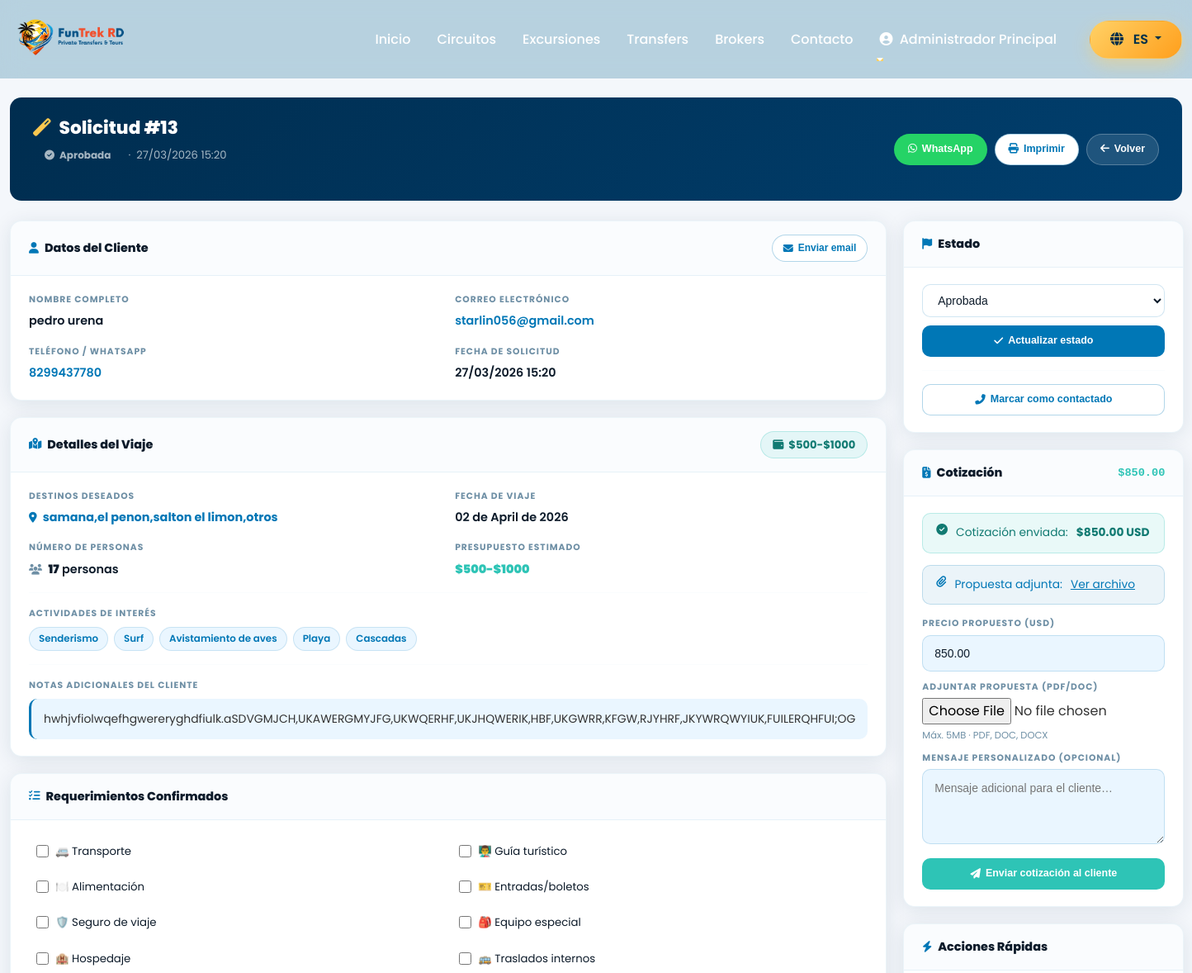
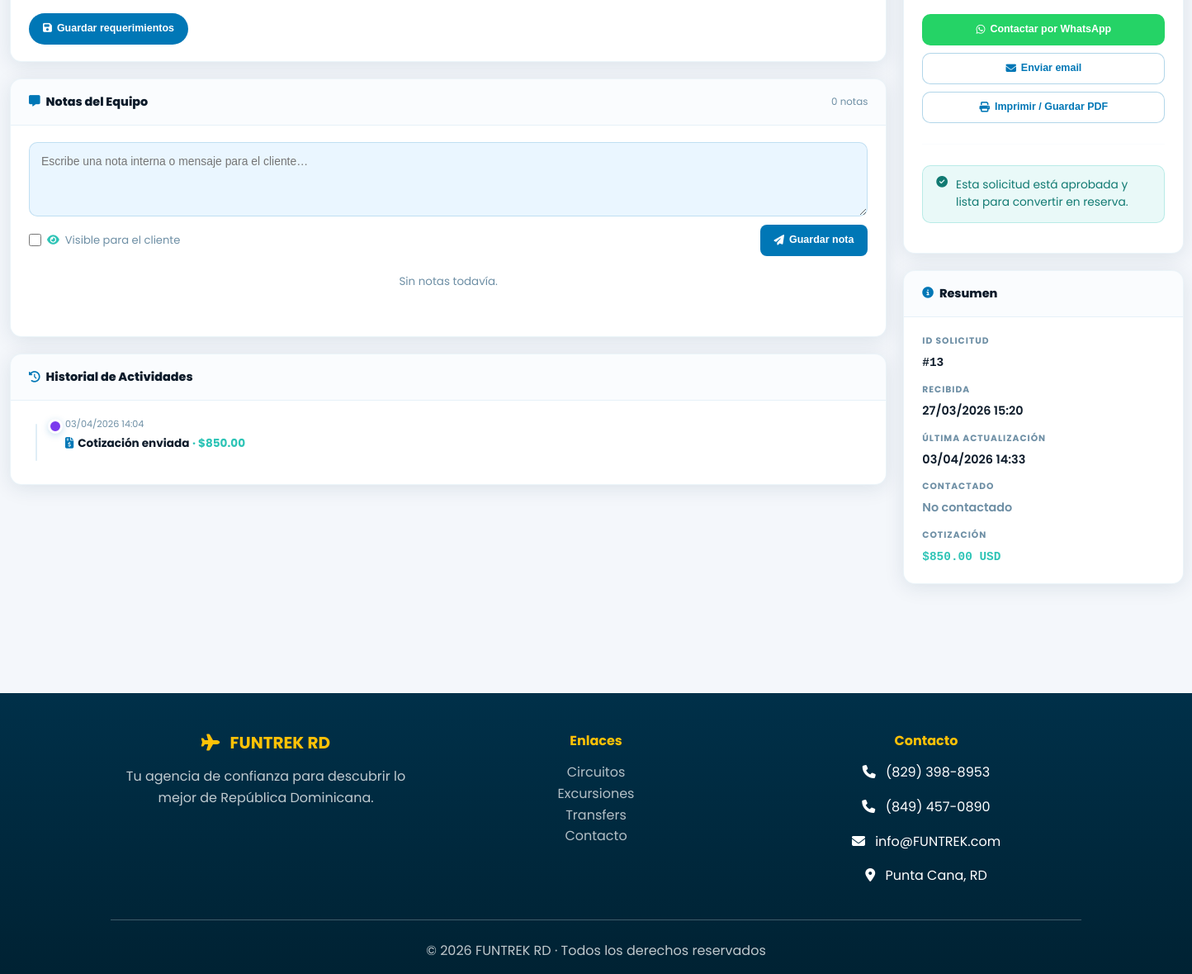
The page /public/admin/custom_request_view/13 (signed in) on the database its author committed (2 pictures, top to bottom).
### tables this page shows
CREATE TABLE `custom_excursion_requests` (
  `id` int(11) NOT NULL,
  `customer_name` varchar(255) NOT NULL,
  `customer_email` varchar(255) NOT NULL,
  `customer_phone` varchar(50) DEFAULT NULL,
  `destinations` text NOT NULL COMMENT 'Destinos deseados',
  `activities` text DEFAULT NULL COMMENT 'Actividades de interés',
  `travel_date` date DEFAULT NULL,
  `people_count` int(11) DEFAULT 1,
  `budget` varchar(100) DEFAULT NULL,
  `additional_notes` text DEFAULT NULL,
  `status` enum('pending','reviewing','approved','rejected') DEFAULT 'pending',
  `admin_notes` text DEFAULT NULL,
  `requirements_checklist` text DEFAULT NULL COMMENT 'Checklist de requerimientos en JSON',
  `quoted_price` decimal(10,2) DEFAULT NULL COMMENT 'Precio cotizado para esta solicitud',
  `proposal_attachment` varchar(255) DEFAULT NULL COMMENT 'Ruta del archivo de propuesta adjunta',
  `last_contacted_at` timestamp NULL DEFAULT NULL COMMENT 'Última vez que se contactó al cliente',
  `created_at` timestamp NOT NULL DEFAULT current_timestamp(),
  `updated_at` timestamp NOT NULL DEFAULT current_timestamp() ON UPDATE current_timestamp()
);

### app/views/admin/custom-requests/view.php (the view, shortened to what the rows shown need)
<?php require_once APP_ROOT . '/app/views/layouts/header.php'; ?>
<?php
$statusMap = [
    'pending'   => ['label' => 'Pendiente',    'color' => '#9a6c00',  'bg' => 'rgba(249,199,79,.18)',  'icon' => 'fa-clock'],
    'reviewing' => ['label' => 'En revisión',  'color' => '#0077B6',  'bg' => 'rgba(0,119,182,.10)',   'icon' => 'fa-eye'],
    'approved'  => ['label' => 'Aprobada',     'color' => '#117a72',  'bg' => 'rgba(46,196,182,.12)',  'icon' => 'fa-check-circle'],
    'rejected'  => ['label' => 'Rechazada',    'color' => '#b91c1c',  'bg' => 'rgba(220,38,38,.08)',   'icon' => 'fa-times-circle'],
];
$st    = $request['status'] ?? 'pending';
$stCfg = $statusMap[$st] ?? $statusMap['pending'];
$activities = $request['activities'] ?? '';
$activities = trim($activities, " \t\n\r\0\x0B,");
?>
<div class="cr-view-page">
    <div class="container-fluid">
        <div class="crv-header no-print">
            <div class="crv-header-left">
                <h1><i class="fas fa-magic"></i> Solicitud #<?= (int)$request['id'] ?></h1>
                <p>
                    <span class="crv-status-badge">
                        <i class="fas <?= $stCfg['icon'] ?>"></i> <?= $stCfg['label'] ?>
                    </span>
                    &nbsp;·&nbsp;
                    <?= !empty($request['created_at']) ? date('d/m/Y H:i', strtotime($request['created_at'])) : '—' ?>
                </p>
            </div>
        </div>
        <div class="crv-layout">
            <div class="crv-main">
                <div class="crv-card">
                    <div class="crv-card-body">
                        <div class="crv-info-grid">
                            <div class="crv-info-item">
                                <span class="crv-info-label">Nombre completo</span>
                                <span class="crv-info-value"><?= htmlspecialchars($request['customer_name'] ?? '—') ?></span>
                            </div>
                            <div class="crv-info-item">
                                <span class="crv-info-value">
                                    <a href="mailto:<?= htmlspecialchars($request['customer_email'] ?? '') ?>">
                                        <?= htmlspecialchars($request['customer_email'] ?? '—') ?>
                                    </a>
                                </span>
                            </div>
                            <div class="crv-info-item">
                                <span class="crv-info-value">
                                    <?php if (!empty($request['customer_phone'])): ?>
                                        <a href="tel:<?= htmlspecialchars($request['customer_phone']) ?>">
                                            <?= htmlspecialchars($request['customer_phone']) ?>
                                        </a>
                                    <?php else: ?> — <?php endif; ?>
                                </span>
                            </div>
                            <div class="crv-info-item">
                                <span class="crv-info-label">Fecha de solicitud</span>
                                <span class="crv-info-value">
                                    <?= !empty($request['created_at']) ? date('d/m/Y H:i', strtotime($request['created_at'])) : '—' ?>
                                </span>
                            </div>
                        </div>
                    </div>
                </div>
                <div class="crv-card">
                    <div class="crv-card-header">
                        <span class="crv-card-title"><i class="fas fa-map-marked-alt"></i> Detalles del Viaje</span>
                        <?php if (!empty($request['budget'])): ?>
                            <span class="crv-budget-pill"><i class="fas fa-wallet"></i> <?= htmlspecialchars($request['budget']) ?></span>
                        <?php endif; ?>
                    </div>
                    <div class="crv-card-body">
                        <div class="crv-info-grid">
                            <div class="crv-info-item">
                                <span class="crv-info-label">Destinos deseados</span>
                                <span class="crv-info-value" style="font-weight:700;color:var(--ocean)">
                                    <i class="fas fa-map-marker-alt" style="font-size:.8rem;margin-right:4px"></i>
                                    <?= htmlspecialchars($request['destinations'] ?? '—') ?>
                                </span>
                            </div>
                            <div class="crv-info-item">
                                <span class="crv-info-label">Fecha de viaje</span>
                                <span class="crv-info-value">
                                    <?= !empty($request['travel_date']) ? date('d \d\e F \d\e Y', strtotime($request['travel_date'])) : '—' ?>
                                </span>
                            </div>
                            <div class="crv-info-item">
                                <span class="crv-info-value">
                                    <i class="fas fa-users" style="color:var(--muted);font-size:.8rem;margin-right:4px"></i>
                                    <strong><?= (int)($request['people_count'] ?? 0) ?></strong> persona<?= (int)($request['people_count'] ?? 0) > 1 ? 's' : '' ?>
                                </span>
                            </div>
                            <div class="crv-info-item">
                                <span class="crv-info-value">
                                    <?= !empty($request['budget']) ? '<strong style="color:var(--teal)">' . htmlspecialchars($request['budget']) . '</strong>' : 'No especificado' ?>
                                </span>
                            </div>
                        </div>
                        <?php if ($activities): ?>
                            <div class="crv-info-item">
                                <div class="crv-tags" style="margin-top:8px">
                                    <?php foreach (array_filter(array_map('trim', explode(',', $activities))) as $act): ?>
                                        <span class="crv-tag"><?= htmlspecialchars($act) ?></span>
                                    <?php endforeach; ?>
                                </div>
                            </div>
                        <?php endif; ?>
                        <?php if (!empty($request['additional_notes'])): ?>
                            <hr class="crv-divider">
                            <div class="crv-info-item">
                                <span class="crv-info-label">Notas adicionales del cliente</span>
                                <div style="background:var(--foam);border-radius:10px;padding:13px 15px;margin-top:8px;font-size:.87rem;line-height:1.6;border-left:3px solid var(--ocean)">
                                    <?= nl2br(htmlspecialchars($request['additional_notes'])) ?>
                                </div>
                            </div>
                        <?php endif; ?>
                    </div>
                </div>
            </div>
            <div class="crv-sidebar">
                <div class="crv-card">
                    <div class="crv-card-body">
                        <form method="POST" action="<?= APP_URL ?>/admin/updateCustomRequestStatus/<?= (int)$request['id'] ?>">
                            <div class="crv-status-form">
                                <select name="status">
                                    <?php foreach ($statusMap as $val => $cfg): ?>
                                        <option value="<?= $val ?>" <?= $st === $val ? 'selected' : '' ?>>
                                            <?= $cfg['label'] ?>
                                        </option>
                                    <?php endforeach; ?>
                                </select>
                                <button type="submit" class="btn-crv btn-primary" style="width:100%;border-radius:10px;justify-content:center">
                                    <i class="fas fa-check"></i> Actualizar estado
                                </button>
                            </div>
                        </form>
                    </div>
                </div>
                <div class="crv-card">
                    <div class="crv-card-header">
                        <span class="crv-card-title"><i class="fas fa-file-invoice-dollar"></i> Cotización</span>
                        <?php if (!empty($request['quoted_price'])): ?>
                            <span style="font-family:var(--fm);font-weight:700;color:var(--teal);font-size:.85rem">
                                $<?= number_format((float)$request['quoted_price'], 2) ?>
                            </span>
                        <?php endif; ?>
                    </div>
                    <div class="crv-card-body">
                        <?php if (!empty($request['quoted_price'])): ?>
                            <div class="crv-alert crv-alert-ok" style="margin-bottom:14px">
                                <i class="fas fa-check-circle"></i>
                                Cotización enviada: <strong>$<?= number_format((float)$request['quoted_price'], 2) ?> USD</strong>
                            </div>
                        <?php endif; ?>
                        <form method="POST" action="<?= APP_URL ?>/admin/custom_request_send_quote/<?= (int)$request['id'] ?>"
                            enctype="multipart/form-data" class="crv-quote-form">
                            <div>
                                <label class="crv-info-label" style="display:block;margin-bottom:5px">Precio propuesto (USD)</label>
                                <input type="number" name="quoted_price" class="crv-input"
                                    step="0.01" min="0" placeholder="0.00"
                                    value="<?= !empty($request['quoted_price']) ? htmlspecialchars($request['quoted_price']) : '' ?>">
                            </div>
                        </form>
                    </div>
                </div>
                <div class="crv-card">
                    <div class="crv-card-body" style="display:flex;flex-direction:column;gap:12px">
                        <div class="crv-info-item">
                            <span class="crv-info-label">ID Solicitud</span>
                            <span class="crv-info-value" style="font-family:var(--fm)">#<?= (int)$request['id'] ?></span>
                        </div>
                        <div class="crv-info-item">
                            <span class="crv-info-label">Recibida</span>
                            <span class="crv-info-value"><?= !empty($request['created_at']) ? date('d/m/Y H:i', strtotime($request['created_at'])) : '—' ?></span>
                        </div>
                        <div class="crv-info-item">
                            <span class="crv-info-label">Última actualización</span>
                            <span class="crv-info-value"><?= !empty($request['updated_at']) ? date('d/m/Y H:i', strtotime($request['updated_at'])) : '—' ?></span>
                        </div>
                        <?php if (!empty($request['quoted_price'])): ?>
                            <div class="crv-info-item">
                                <span class="crv-info-label">Cotización</span>
                                <span class="crv-info-value" style="color:var(--teal);font-family:var(--fm)">$<?= number_format((float)$request['quoted_price'], 2) ?> USD</span>
                            </div>
                        <?php endif; ?>
                    </div>
                </div>
            </div>
        </div>
    </div>
</div>
<?php require_once APP_ROOT . '/app/views/layouts/footer.php'; ?>

### rows shown on the page
custom_excursion_requests: id "13", status "Aprobada", created_at "27/03/2026 15:20", customer_name "pedro urena", customer_email "starlin056@gmail.com", customer_phone "8299437780", budget "$500-$1000", destinations "samana,el penon,salton el limon,otros", travel_date "02 de April de 2026", people_count "17", activities "Senderismo", activities "Surf", activities "Avistamiento de aves", activities "Playa", activities "Cascadas", additional_notes "hwhjvfiolwqefhgwereryghdfiulk.aSDVGMJCH,UKAWERGMYJFG,UKWQERHF,UKJHQWERIK,HBF,UKGWRR,KFGW,RJYHRF,JKYWRQWYIUK,FUILERQHFUI;OG", quoted_price "850.00", updated_at "03/04/2026 14:33"

### other values the page prints
__('nav_home') "Inicio"
__('nav_packages') "Circuitos"
__('nav_excursions') "Excursiones"
__('nav_transfers') "Transfers"
__('nav_brokers') "Brokers"
__('nav_contact') "Contacto"
$_SESSION['user_name'] "Administrador Principal"
$emoji "🚐"
$label "Transporte"
$emoji "👨‍🏫"
$label "Guía turístico"
$emoji "🍽️"
$label "Alimentación"
$emoji "🎫"
$label "Entradas/boletos"
